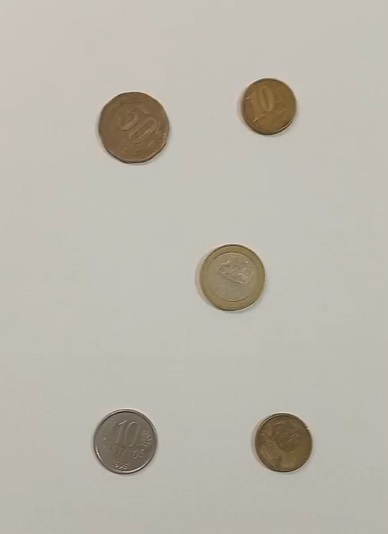
#> input picture Códigos/moedas.png, 388 x 534 px
$ jupyter execute Seg_moedas.ipynb
#> lines starting #> are read from the running program, lines starting #| are printed output that depends on the picture; after the words box and inside, x2 and y2 are one past the last pixel; in counts of white or black regions, pixels touching at a corner belong together
[cell 1]
import cv2
import numpy as np
from matplotlib import pyplot as plt

[cell 2]
image = cv2.imread('moedas.png')
#> image is the input picture: shape (534, 388, 3); mean B, G, R 172.1, 182.8, 186.9
gray = cv2.cvtColor(image, cv2.COLOR_BGR2GRAY)
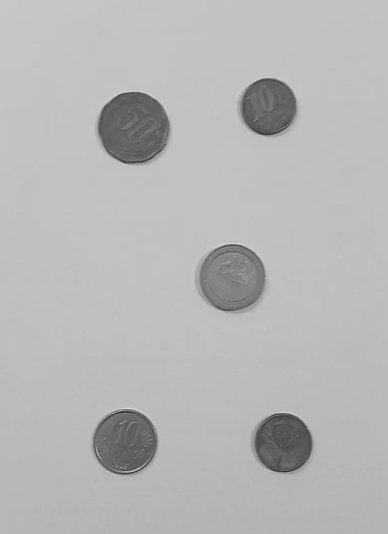
#> gray: shape (534, 388); min 30, max 220, mean 182.8
plt.imshow(gray, cmap='gray'), plt.xticks([]), plt.yticks([])
plt.show()

[cell 3]
blur = cv2.GaussianBlur(gray, (15,15), 0)
plt.imshow(blur, cmap='gray')

canny = cv2.Canny(blur, 30, 120)
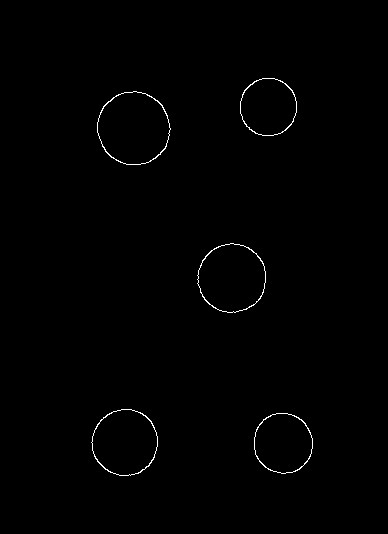
#> canny: shape (534, 388); 0.56% white in thin lines or dots, all inside (x1, y1, x2, y2) = (91, 78, 313, 476)
plt.imshow(canny, cmap='gray'),plt.xticks([]), plt.yticks([])
plt.show()
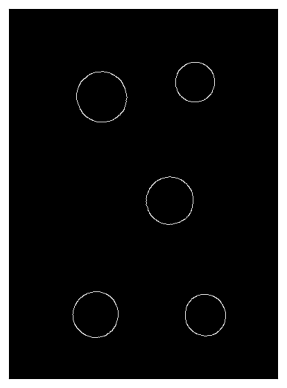
#> figure drawn by matplotlib, 1 panel

[cell 4]
element_estr = cv2.getStructuringElement(cv2.MORPH_ELLIPSE, (3,3))
dilated = cv2.dilate(canny, element_estr, iterations = 2)
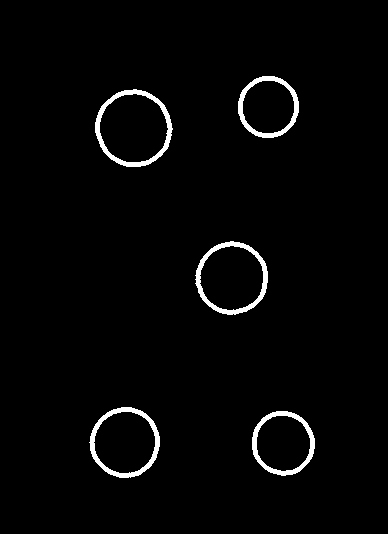
#> dilated: shape (534, 388); 2.3% white; 5 white regions
plt.imshow(dilated, cmap='gray'),plt.xticks([]), plt.yticks([])
plt.show()

[cell 5]
# Find contours in the edge-detected image
contours, _ = cv2.findContours(canny.copy(), cv2.RETR_EXTERNAL, cv2.CHAIN_APPROX_SIMPLE)
#> contours = 5 contours; box (x1, y1, x2, y2) and area: (97, 91, 171, 165) 4148, (197, 243, 266, 313) 3656, (91, 409, 158, 476) 3404, (254, 413, 313, 474) 2773, (240, 78, 297, 136) 2565

# Create a copy of the original image to draw contours on
contour_image = image.copy()


(cnt, heirarchy) = cv2.findContours(dilated.copy(), cv2.RETR_EXTERNAL, cv2.CHAIN_APPROX_NONE)
#> cnt = 5 contours; box (x1, y1, x2, y2) and area: (95, 89, 173, 167) 4572, (195, 241, 268, 315) 4054, (89, 407, 160, 478) 3789, (252, 411, 315, 476) 3121, (238, 76, 299, 138) 2902
rgb = cv2.cvtColor(image, cv2.COLOR_BGR2RGB)
cv2.drawContours(rgb, cnt, -1, (0,255,0), 2)
cv2.putText(rgb,f'Moedas: {str(len(cnt))}', (30, 30), cv2.FONT_HERSHEY_SIMPLEX, 0.5, (0, 0, 255), 2)
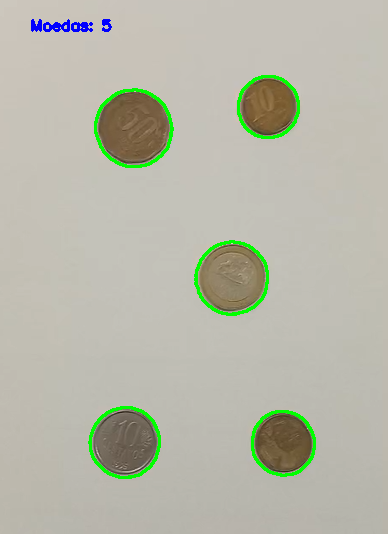
#> rgb: shape (534, 388, 3); mean R, G, B 183, 183.7, 169.3
plt.imshow(rgb),plt.xticks([]), plt.yticks([])
plt.show()
